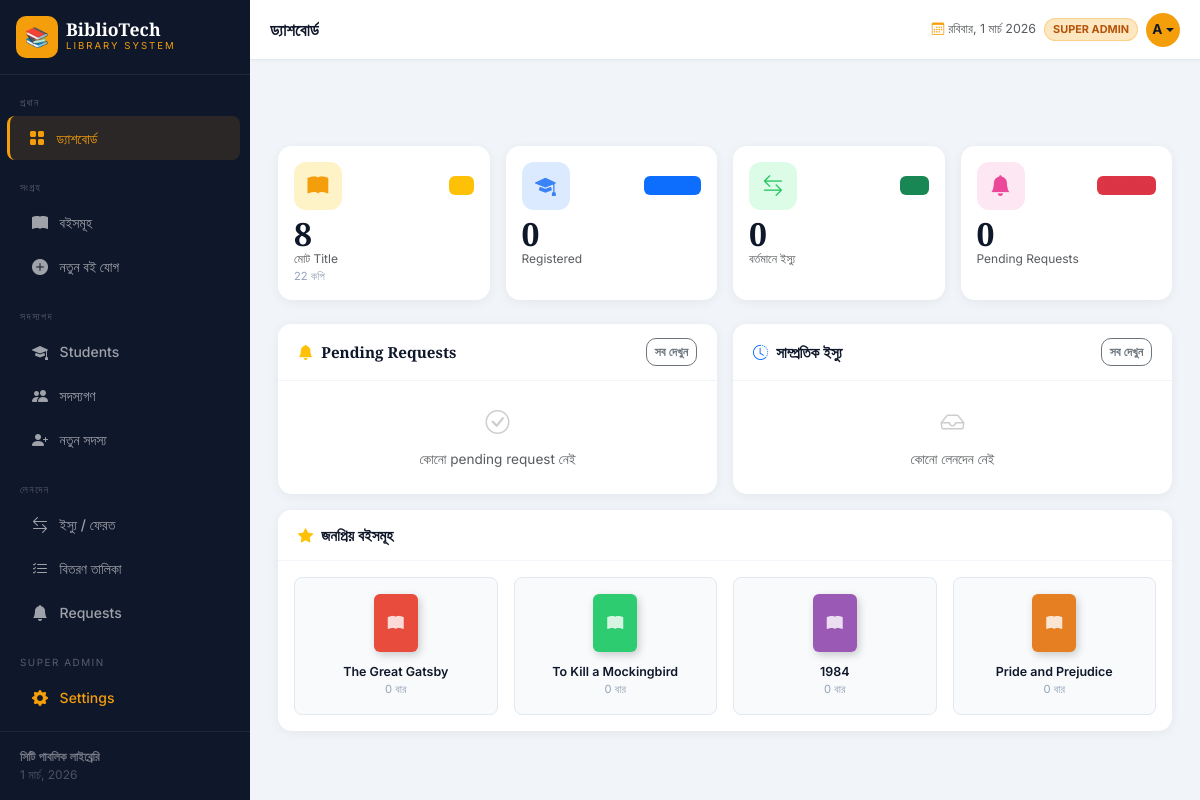
/dashboard (signed in), run on the app's committed database.
### tables this page shows
CREATE TABLE settings (
        key TEXT PRIMARY KEY, value TEXT
    );

CREATE TABLE books (
        id INTEGER PRIMARY KEY AUTOINCREMENT,
        title TEXT NOT NULL, author TEXT NOT NULL, isbn TEXT UNIQUE,
        genre TEXT, total_copies INTEGER DEFAULT 1, available_copies INTEGER DEFAULT 1,
        added_date TEXT DEFAULT CURRENT_TIMESTAMP, cover_color TEXT DEFAULT '#4A90D9'
    );

### app.py (the view)
@app.route('/dashboard')
@admin_required
def dashboard():
    conn = get_db()
    total_books    = conn.execute('SELECT SUM(total_copies) FROM books').fetchone()[0] or 0
    total_titles   = conn.execute('SELECT COUNT(*) FROM books').fetchone()[0]
    total_members  = conn.execute('SELECT COUNT(*) FROM members WHERE active=1').fetchone()[0]
    total_students = conn.execute('SELECT COUNT(*) FROM students WHERE active=1').fetchone()[0]
    active_borrows = conn.execute("SELECT COUNT(*) FROM borrowings WHERE status='borrowed'").fetchone()[0]
    overdue        = conn.execute("SELECT COUNT(*) FROM borrowings WHERE status='borrowed' AND due_date < date('now')").fetchone()[0]
    pending_reqs   = conn.execute("SELECT COUNT(*) FROM book_requests WHERE status='pending'").fetchone()[0]
    recent_activity = conn.execute("""
        SELECT b.title, m.name, br.borrow_date, br.status, br.due_date
        FROM borrowings br JOIN books b ON br.book_id=b.id JOIN members m ON br.member_id=m.id
        ORDER BY br.borrow_date DESC LIMIT 5
    """).fetchall()
    popular_books = conn.execute("""
        SELECT b.title, b.author, b.cover_color, COUNT(br.id) as borrow_count
        FROM books b LEFT JOIN borrowings br ON b.id=br.book_id
        GROUP BY b.id ORDER BY borrow_count DESC LIMIT 4
    """).fetchall()
    recent_requests = conn.execute("""
        SELECT br.*, b.title as book_title, b.cover_color, s.name as student_name
        FROM book_requests br JOIN books b ON br.book_id=b.id JOIN students s ON br.student_id=s.id
        WHERE br.status='pending' ORDER BY br.request_date DESC LIMIT 5
    """).fetchall()
    conn.close()
    return render_template('dashboard.html',
        total_books=total_books, total_titles=total_titles,
        total_members=total_members, total_students=total_students,
        active_borrows=active_borrows, overdue=overdue, pending_reqs=pending_reqs,
        recent_activity=recent_activity, popular_books=popular_books,
        recent_requests=recent_requests)

### templates/dashboard.html (shortened to what this page needs)
{% extends 'base.html' %}
{% block topbar_title %}ড্যাশবোর্ড{% endblock %}
{% block content %}
<div class="row g-3 mb-4">
    <div class="col-6 col-sm-6 col-lg-3">
        <div class="card stat-card h-100">
            <div class="card-body p-3">
                <div class="d-flex align-items-center justify-content-between mb-2">
                    <div class="stat-icon-box" style="background:#fef3c7"><i class="bi bi-book-fill" style="color:#f59e0b"></i></div>
                    <span class="badge bg-warning bg-opacity-15 text-warning">বই</span>
                </div>
                <div class="stat-val">{{ total_titles }}</div>
                <div class="text-muted" style="font-size:.75rem">মোট Title</div>
                <div style="font-size:.7rem;color:#94a3b8">{{ total_books }} কপি</div>
            </div>
        </div>
    </div>
    <div class="col-6 col-sm-6 col-lg-3">
        <div class="card stat-card h-100">
            <div class="card-body p-3">
                <div class="d-flex align-items-center justify-content-between mb-2">
                    <div class="stat-icon-box" style="background:#dbeafe"><i class="bi bi-mortarboard-fill" style="color:#3b82f6"></i></div>
                    <span class="badge bg-primary bg-opacity-15 text-primary">Student</span>
                </div>
                <div class="stat-val">{{ total_students }}</div>
                <div class="text-muted" style="font-size:.75rem">Registered</div>
            </div>
        </div>
    </div>
    <div class="col-6 col-sm-6 col-lg-3">
        <div class="card stat-card h-100">
            <div class="card-body p-3">
                <div class="d-flex align-items-center justify-content-between mb-2">
                    <div class="stat-icon-box" style="background:#dcfce7"><i class="bi bi-arrow-left-right" style="color:#22c55e"></i></div>
                    <span class="badge bg-success bg-opacity-15 text-success">ইস্যু</span>
                </div>
                <div class="stat-val">{{ active_borrows }}</div>
                <div class="text-muted" style="font-size:.75rem">বর্তমানে ইস্যু</div>
            </div>
        </div>
    </div>
    <div class="col-6 col-sm-6 col-lg-3">
        <div class="card stat-card h-100">
            <div class="card-body p-3">
                <div class="d-flex align-items-center justify-content-between mb-2">
                    <div class="stat-icon-box" style="background:#fce7f3"><i class="bi bi-bell-fill" style="color:#ec4899"></i></div>
                    <span class="badge bg-danger bg-opacity-15 text-danger">Pending</span>
                </div>
                <div class="stat-val">{{ pending_reqs }}</div>
                <div class="text-muted" style="font-size:.75rem">Pending Requests</div>
            </div>
        </div>
    </div>
</div>
<div class="row g-3 mb-3">
    <div class="col-12 col-lg-6">
        <div class="card content-card h-100">
            <div class="card-header d-flex align-items-center justify-content-between flex-wrap gap-2">
                <span><i class="bi bi-bell-fill me-2 text-warning"></i>Pending Requests</span>
                <a href="{{ url_for('requests_list') }}" class="btn btn-sm btn-outline-secondary" style="font-size:.75rem">সব দেখুন</a>
            </div>
            <div class="card-body p-0">
                {% if recent_requests %}
                <div class="table-responsive">
                    <table class="table mb-0">
                        <thead><tr><th>Student</th><th>বই</th><th>তারিখ</th><th></th></tr></thead>
                        <tbody>
                        {% for r in recent_requests %}
                        <tr>
                            <td>
                                <div class="fw-semibold" style="font-size:.82rem">{{ r.student_name }}</div>
                            </td>
                            <td>
                                <div class="d-flex align-items-center gap-2">
                                    <div class="book-cover-sm" style="background:{{ r.cover_color }};width:24px;height:32px;font-size:.6rem"><i class="bi bi-book-fill"></i></div>
                                    <span style="font-size:.8rem">{{ r.book_title[:20] }}{% if r.book_title|length > 20 %}…{% endif %}</span>
                                </div>
                            </td>
                            <td style="font-size:.75rem;color:#94a3b8;white-space:nowrap">{{ r.request_date[:10] }}</td>
                            <td>
                                <form method="POST" action="{{ url_for('approve_request', req_id=r.id) }}" class="d-inline">
                                    <button class="btn btn-xs btn-success" style="font-size:.7rem;padding:2px 8px;border-radius:6px">✓</button>
                                </form>
                            </td>
                        </tr>
                        {% endfor %}
                        </tbody>
                    </table>
                </div>
                {% else %}
                <div class="text-center py-4 text-muted" style="font-size:.85rem">
                    <i class="bi bi-check-circle d-block mb-2" style="font-size:1.5rem;opacity:.3"></i>কোনো pending request নেই
                </div>
                {% endif %}
            </div>
        </div>
    </div>
    <div class="col-12 col-lg-6">
        <div class="card content-card h-100">
            <div class="card-header d-flex align-items-center justify-content-between flex-wrap gap-2">
                <span><i class="bi bi-clock-history me-2 text-primary"></i>সাম্প্রতিক ইস্যু</span>
                <a href="{{ url_for('borrow') }}" class="btn btn-sm btn-outline-secondary" style="font-size:.75rem">সব দেখুন</a>
            </div>
            <div class="card-body p-0">
                {% if recent_activity %}
                <div class="table-responsive">
                    <table class="table mb-0">
                        <thead><tr><th>বই</th><th>সদস্য</th><th>Due</th></tr></thead>
                        <tbody>
                        {% for a in recent_activity %}
                        <tr>
                            <td style="font-size:.8rem;max-width:120px">{{ a.title[:18] }}{% if a.title|length > 18 %}…{% endif %}</td>
                            <td style="font-size:.8rem">{{ a.name }}</td>
                            <td style="font-size:.75rem;white-space:nowrap">
                                {% if a.due_date %}
                                <span class="{% if a.due_date < '2026-03-01' and a.status == 'borrowed' %}text-danger{% else %}text-muted{% endif %}">{{ a.due_date }}</span>
                                {% else %}—{% endif %}
                            </td>
                        </tr>
                        {% endfor %}
                        </tbody>
                    </table>
                </div>
                {% else %}
                <div class="text-center py-4 text-muted" style="font-size:.85rem">
                    <i class="bi bi-inbox d-block mb-2" style="font-size:1.5rem;opacity:.3"></i>কোনো লেনদেন নেই
                </div>
                {% endif %}
            </div>
        </div>
    </div>
</div>
<div class="card content-card">
    <div class="card-header"><i class="bi bi-star-fill me-2 text-warning"></i>জনপ্রিয় বইসমূহ</div>
    <div class="card-body">
        <div class="row g-3">
        {% for book in popular_books %}
        <div class="col-6 col-md-3">
            <div class="p-3 rounded-3 text-center h-100" style="background:#f8fafc;border:1px solid #e2e8f0">
                <div style="width:44px;height:58px;background:{{ book.cover_color }};border-radius:6px;margin:0 auto .75rem;display:flex;align-items:center;justify-content:center;color:rgba(255,255,255,.8);box-shadow:2px 3px 8px rgba(0,0,0,.2)">
                    <i class="bi bi-book-fill"></i>
                </div>
                <div style="font-size:.78rem;font-weight:600;color:#0f172a;line-height:1.3">{{ book.title[:22] }}{% if book.title|length > 22 %}…{% endif %}</div>
                <div style="font-size:.7rem;color:#94a3b8">{{ book.borrow_count }} বার</div>
            </div>
        </div>
        {% endfor %}
        </div>
    </div>
</div>
{% endblock %}

### templates/base.html (shortened to what this page needs)
<!DOCTYPE html>
<html lang="bn">
<head>
    <link href="https://cdnjs.cloudflare.com/ajax/libs/bootstrap/5.3.2/css/bootstrap.min.css" rel="stylesheet">
    <link href="https://cdnjs.cloudflare.com/ajax/libs/bootstrap-icons/1.11.3/font/bootstrap-icons.min.css" rel="stylesheet">
</head>
<body>
<nav id="sidebar">
    <div class="sidebar-brand d-flex align-items-center gap-2 p-3 border-bottom" style="border-color:rgba(255,255,255,.07)!important">
        <div class="brand-icon" style="overflow:hidden">
            {% if site.logo_type == 'image' %}
            <img src="{{ site.library_logo }}" style="width:100%;height:100%;object-fit:cover;border-radius:10px" alt="logo">
            {% else %}
            {{ site.library_logo }}
            {% endif %}
        </div>
        <div class="overflow-hidden">
            <div class="brand-name text-truncate">{{ site.library_name }}</div>
            <div class="brand-sub">{{ site.library_tagline }}</div>
        </div>
    </div>
    <div class="sidebar-nav flex-grow-1 py-2" style="overflow-y:auto">
        <div class="nav-section">প্রধান</div>
        {% if session.get("is_admin") %}
        <a href="{{ url_for('dashboard') }}" class="nav-link {% if request.endpoint=='dashboard' %}active{% endif %}"><i class="bi bi-grid-fill"></i> ড্যাশবোর্ড</a>
        {% endif %}
        <div class="nav-section mt-2">সংগ্রহ</div>
        <a href="{{ url_for('books') }}" class="nav-link {% if request.endpoint=='books' %}active{% endif %}"><i class="bi bi-book-fill"></i> বইসমূহ</a>
        {% if session.get("is_admin") %}
        <a href="{{ url_for('add_book') }}" class="nav-link {% if request.endpoint=='add_book' %}active{% endif %}"><i class="bi bi-plus-circle-fill"></i> নতুন বই যোগ</a>
        <div class="nav-section mt-2">সদস্যপদ</div>
        <a href="{{ url_for('students') }}" class="nav-link {% if request.endpoint=='students' %}active{% endif %}"><i class="bi bi-mortarboard-fill"></i> Students</a>
        <a href="{{ url_for('members') }}" class="nav-link {% if request.endpoint=='members' %}active{% endif %}"><i class="bi bi-people-fill"></i> সদস্যগণ</a>
        <a href="{{ url_for('add_member') }}" class="nav-link {% if request.endpoint=='add_member' %}active{% endif %}"><i class="bi bi-person-plus-fill"></i> নতুন সদস্য</a>
        <div class="nav-section mt-2">লেনদেন</div>
        <a href="{{ url_for('borrow') }}" class="nav-link {% if request.endpoint=='borrow' %}active{% endif %}"><i class="bi bi-arrow-left-right"></i> ইস্যু / ফেরত</a>
        <a href="{{ url_for('issued_books') }}" class="nav-link {% if request.endpoint=='issued_books' %}active{% endif %}"><i class="bi bi-list-check"></i> বিতরণ তালিকা</a>
        <a href="{{ url_for('requests_list') }}" class="nav-link {% if request.endpoint=='requests_list' %}active{% endif %}"><i class="bi bi-bell-fill"></i> Requests</a>
        {% if session.get('is_super') %}
        <div class="nav-section mt-2">Super Admin</div>
        <a href="{{ url_for('settings') }}" class="nav-link {% if request.endpoint=='settings' %}active{% endif %}" style="color:var(--gold)"><i class="bi bi-gear-fill"></i> Settings</a>
        {% endif %}
        {% endif %}
    </div>
    <div class="sidebar-footer">
        <div class="fw-semibold" style="color:rgba(255,255,255,.4)">{{ site.library_footer }}</div>
        <div id="sidebar-date"></div>
    </div>
</nav>
<div id="main">
    <div class="topbar">
        <div class="d-flex align-items-center gap-2">
            <div class="topbar-title">{% block topbar_title %}{% endblock %}</div>
        </div>
        <div class="d-flex align-items-center gap-2">
            <span class="text-muted d-none d-md-inline" style="font-size:.78rem">
                <i class="bi bi-calendar3 me-1" style="color:var(--gold)"></i><span id="live-date"></span>
            </span>
            {% if session.get("is_admin") %}
                {% if session.get("is_super") %}
                <span class="admin-badge d-none d-sm-inline" style="background:rgba(245,158,11,.25);color:#b45309">SUPER ADMIN</span>
                {% else %}
                <span class="admin-badge d-none d-sm-inline">ADMIN</span>
                {% endif %}
                <div class="dropdown">
                    <button class="topbar-av dropdown-toggle" data-bs-toggle="dropdown" aria-expanded="false">
                        {{ session.get("username", "A")[0].upper() }}
                    </button>
                </div>
            {% endif %}
        </div>
    </div>
    <div class="page-body pb-0 pt-3">
    </div>
    <div class="page-body">{% block content %}{% endblock %}</div>
</div>
</body>
</html>

### data on the page
settings: library_name "BiblioTech"
settings: library_tagline "LIBRARY SYSTEM"
settings: library_footer "সিটি পাবলিক লাইব্রেরি"
books: title "The Great Gatsby", borrow_count "0"
books: title "To Kill a Mockingbird", borrow_count "0"
books: title "1984", borrow_count "0"
books: title "Pride and Prejudice", borrow_count "0"

### other printed values
{{ site.library_logo }} "📚"
{{ session.get("username", "A")[0].upper() }} "A"
{{ total_titles }} "8"
{{ total_books }} "22"
{{ total_students }} "0"
{{ active_borrows }} "0"
{{ pending_reqs }} "0"
